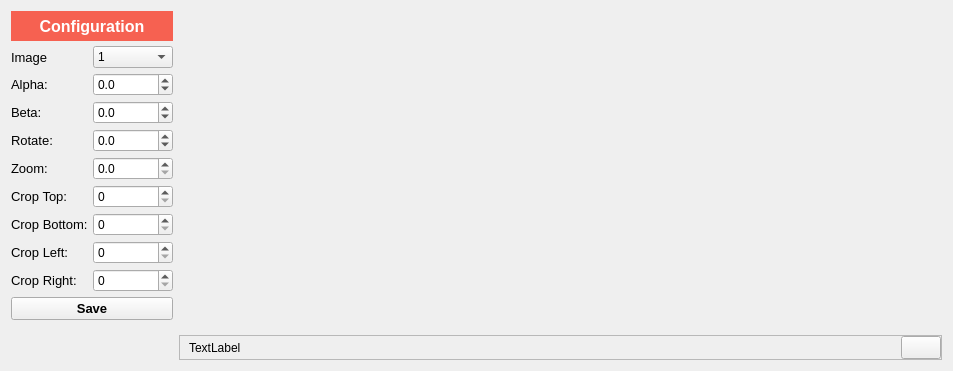
         <widget class="QWidget" name="page_calibration_side_view">
          <layout class="QHBoxLayout" name="horizontalLayout_7">
           <item>
            <widget class="QFrame" name="frame_configuration_side">
             <property name="minimumSize">
              <size>
               <width>162</width>
               <height>0</height>
              </size>
             </property>
             <property name="maximumSize">
              <size>
               <width>200</width>
               <height>16777215</height>
              </size>
             </property>
             <property name="frameShape">
              <enum>QFrame::NoFrame</enum>
             </property>
             <property name="frameShadow">
              <enum>QFrame::Plain</enum>
             </property>
             <layout class="QVBoxLayout" name="verticalLayout_9">
              <property name="spacing">
               <number>5</number>
              </property>
              <property name="leftMargin">
               <number>0</number>
              </property>
              <property name="topMargin">
               <number>0</number>
              </property>
              <property name="rightMargin">
               <number>0</number>
              </property>
              <property name="bottomMargin">
               <number>0</number>
              </property>
              <item>
               <widget class="QLabel" name="label_configuration_side">
                <property name="minimumSize">
                 <size>
                  <width>0</width>
                  <height>30</height>
                 </size>
                </property>
                <property name="maximumSize">
                 <size>
                  <width>16777215</width>
                  <height>40</height>
                 </size>
                </property>
                <property name="font">
                 <font>
                  <pointsize>12</pointsize>
                  <weight>75</weight>
                  <bold>true</bold>
                 </font>
                </property>
                <property name="styleSheet">
                 <string notr="true">background-color:  rgb(246, 97, 81);
color: #FFFFFF;</string>
                </property>
                <property name="frameShape">
                 <enum>QFrame::NoFrame</enum>
                </property>
                <property name="text">
                 <string>Configuration</string>
                </property>
                <property name="alignment">
                 <set>Qt::AlignCenter</set>
                </property>
               </widget>
              </item>
              <item>
               <layout class="QFormLayout" name="formLayout_side">
                <item row="0" column="0">
                 <widget class="QLabel" name="label_27">
                  <property name="font">
                   <font>
                    <pointsize>10</pointsize>
                   </font>
                  </property>
                  <property name="text">
                   <string>Image</string>
                  </property>
                 </widget>
                </item>
                <item row="0" column="1">
                 <widget class="QComboBox" name="comboBox_image_side">
                  <property name="mouseTracking">
                   <bool>true</bool>
                  </property>
                  <item>
                   <property name="text">
                    <string>1</string>
                   </property>
                  </item>
                  <item>
                   <property name="text">
                    <string>2</string>
                   </property>
                  </item>
                  <item>
                   <property name="text">
                    <string>3</string>
                   </property>
                  </item>
                  <item>
                   <property name="text">
                    <string>4</string>
                   </property>
                  </item>
                 </widget>
                </item>
                <item row="1" column="0">
                 <widget class="QLabel" name="label_28">
                  <property name="font">
                   <font>
                    <pointsize>10</pointsize>
                   </font>
                  </property>
                  <property name="text">
                   <string>Alpha:</string>
                  </property>
                 </widget>
                </item>
                <item row="2" column="0">
                 <widget class="QLabel" name="label_29">
                  <property name="font">
                   <font>
                    <pointsize>10</pointsize>
                   </font>
                  </property>
                  <property name="text">
                   <string>Beta:</string>
                  </property>
                 </widget>
                </item>
                <item row="3" column="0">
                 <widget class="QLabel" name="label_30">
                  <property name="font">
                   <font>
                    <pointsize>10</pointsize>
                   </font>
                  </property>
                  <property name="text">
                   <string>Rotate:</string>
                  </property>
                 </widget>
                </item>
                <item row="3" column="1">
                 <widget class="QDoubleSpinBox" name="rotate_side">
                  <property name="decimals">
                   <number>1</number>
                  </property>
                  <property name="minimum">
                   <double>-180.000000000000000</double>
                  </property>
                  <property name="maximum">
                   <double>180.000000000000000</double>
                  </property>
                  <property name="singleStep">
                   <double>0.100000000000000</double>
                  </property>
                 </widget>
                </item>
                <item row="4" column="0">
                 <widget class="QLabel" name="label_31">
                  <property name="font">
                   <font>
                    <pointsize>10</pointsize>
                   </font>
                  </property>
                  <property name="text">
                   <string>Zoom:</string>
                  </property>
                 </widget>
                </item>
                <item row="4" column="1">
                 <widget class="QDoubleSpinBox" name="zoom_side">
                  <property name="decimals">
                   <number>1</number>
                  </property>
                  <property name="maximum">
                   <double>20.000000000000000</double>
                  </property>
                  <property name="singleStep">
                   <double>0.010000000000000</double>
                  </property>
                 </widget>
                </item>
                <item row="5" column="0">
                 <widget class="QLabel" name="label_32">
                  <property name="font">
                   <font>
                    <pointsize>10</pointsize>
                   </font>
                  </property>
                  <property name="text">
                   <string>Crop Top:</string>
                  </property>
                 </widget>
                </item>
                <item row="5" column="1">
                 <widget class="QSpinBox" name="crop_top_side">
                  <property name="minimum">
                   <number>0</number>
                  </property>
                  <property name="maximum">
                   <number>4000</number>
                  </property>
                 </widget>
                </item>
                <item row="6" column="1">
                 <widget class="QSpinBox" name="crop_bottom_side">
                  <property name="minimum">
                   <number>0</number>
                  </property>
                  <property name="maximum">
                   <number>4000</number>
                  </property>
                 </widget>
                </item>
                <item row="7" column="1">
                 <widget class="QSpinBox" name="crop_left_side">
                  <property name="minimum">
                   <number>0</number>
                  </property>
                  <property name="maximum">
                   <number>400</number>
                  </property>
                 </widget>
                </item>
                <item row="8" column="1">
                 <widget class="QSpinBox" name="crop_right_side">
                  <property name="minimum">
                   <number>0</number>
                  </property>
                  <property name="maximum">
                   <number>4000</number>
                  </property>
                 </widget>
                </item>
                <item row="6" column="0">
                 <widget class="QLabel" name="label_33">
                  <property name="font">
                   <font>
                    <pointsize>10</pointsize>
                   </font>
                  </property>
                  <property name="text">
                   <string>Crop Bottom:</string>
                  </property>
                 </widget>
                </item>
                <item row="7" column="0">
                 <widget class="QLabel" name="label_34">
                  <property name="font">
                   <font>
                    <pointsize>10</pointsize>
                   </font>
                  </property>
                  <property name="text">
                   <string>Crop Left:</string>
                  </property>
                 </widget>
                </item>
                <item row="8" column="0">
                 <widget class="QLabel" name="label_35">
                  <property name="font">
                   <font>
                    <pointsize>10</pointsize>
                   </font>
                  </property>
                  <property name="text">
                   <string>Crop Right:</string>
                  </property>
                 </widget>
                </item>
                <item row="1" column="1">
                 <widget class="QDoubleSpinBox" name="alpha_side">
                  <property name="decimals">
                   <number>1</number>
                  </property>
                  <property name="minimum">
                   <double>-90.000000000000000</double>
                  </property>
                  <property name="maximum">
                   <double>90.000000000000000</double>
                  </property>
                 </widget>
                </item>
                <item row="2" column="1">
                 <widget class="QDoubleSpinBox" name="beta_side">
                  <property name="decimals">
                   <number>1</number>
                  </property>
                  <property name="minimum">
                   <double>-90.000000000000000</double>
                  </property>
                  <property name="maximum">
                   <double>90.000000000000000</double>
                  </property>
                 </widget>
                </item>
               </layout>
              </item>
              <item>
               <widget class="QPushButton" name="btn_save_side">
                <property name="font">
                 <font>
                  <pointsize>10</pointsize>
                  <weight>75</weight>
                  <bold>true</bold>
                 </font>
                </property>
                <property name="styleSheet">
                 <string notr="true"/>
                </property>
                <property name="text">
                 <string>Save</string>
                </property>
               </widget>
              </item>
              <item>
               <spacer name="verticalSpacer_side">
                <property name="orientation">
                 <enum>Qt::Vertical</enum>
                </property>
                <property name="sizeHint" stdset="0">
                 <size>
                  <width>20</width>
                  <height>40</height>
                 </size>
                </property>
               </spacer>
              </item>
             </layout>
            </widget>
           </item>
           <item>
            <widget class="QFrame" name="frame_calibration_side">
             <property name="frameShape">
              <enum>QFrame::NoFrame</enum>
             </property>
             <property name="frameShadow">
              <enum>QFrame::Plain</enum>
             </property>
             <layout class="QVBoxLayout" name="verticalLayout_10">
              <property name="spacing">
               <number>5</number>
              </property>
              <property name="leftMargin">
               <number>0</number>
              </property>
              <property name="topMargin">
               <number>0</number>
              </property>
              <property name="rightMargin">
               <number>0</number>
              </property>
              <property name="bottomMargin">
               <number>0</number>
              </property>
              <item>
               <layout class="QVBoxLayout" name="verticalLayout_side">
                <item>
                 <layout class="QHBoxLayout" name="horizontalLayout_side">
                  <item>
                   <widget class="QLabel" name="overlay_image_side">
                    <property name="frameShape">
                     <enum>QFrame::NoFrame</enum>
                    </property>
                    <property name="text">
                     <string/>
                    </property>
                   </widget>
                  </item>
                 </layout>
                </item>
                <item>
                 <widget class="QFrame" name="frame_btn_close_side">
                  <property name="maximumSize">
                   <size>
                    <width>16777215</width>
                    <height>25</height>
                   </size>
                  </property>
                  <property name="frameShape">
                   <enum>QFrame::StyledPanel</enum>
                  </property>
                  <property name="frameShadow">
                   <enum>QFrame::Raised</enum>
                  </property>
                  <layout class="QHBoxLayout" name="horizontalLayout_15">
                   <property name="spacing">
                    <number>0</number>
                   </property>
                   <property name="topMargin">
                    <number>0</number>
                   </property>
                   <property name="rightMargin">
                    <number>0</number>
                   </property>
                   <property name="bottomMargin">
                    <number>0</number>
                   </property>
                   <item>
                    <widget class="QLabel" name="label_status_bar_side">
                     <property name="text">
                      <string>TextLabel</string>
                     </property>
                    </widget>
                   </item>
                   <item>
                    <spacer name="horizontalSpacer_side">
                     <property name="orientation">
                      <enum>Qt::Horizontal</enum>
                     </property>
                     <property name="sizeHint" stdset="0">
                      <size>
                       <width>660</width>
                       <height>20</height>
                      </size>
                     </property>
                    </spacer>
                   </item>
                   <item>
                    <widget class="QPushButton" name="btn_close_side">
                     <property name="maximumSize">
                      <size>
                       <width>40</width>
                       <height>16777215</height>
                      </size>
                     </property>
                     <property name="font">
                      <font>
                       <pointsize>10</pointsize>
                       <weight>75</weight>
                       <bold>true</bold>
                      </font>
                     </property>
                     <property name="styleSheet">
                      <string notr="true"/>
                     </property>
                     <property name="text">
                      <string/>
                     </property>
                    </widget>
                   </item>
                  </layout>
                 </widget>
                </item>
               </layout>
              </item>
             </layout>
            </widget>
           </item>
          </layout>
         </widget>
